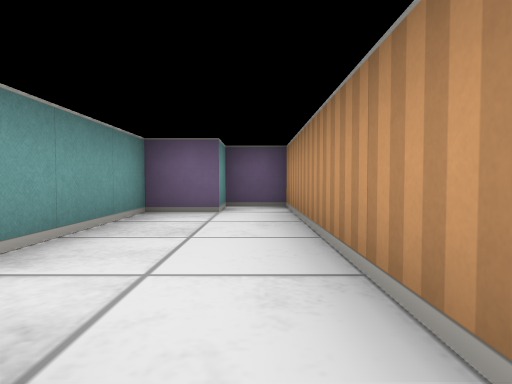
View 1 (above)

21 first-person views from a walk through a cub3D level. The camera is about half as high as the walls, tilts 2° down and sees 75° across. The floor is counted in squares. Each view is taken from the middle of a square. On the plan, view 1 faces up. The plan holds only what a view shows up to about 9 squares ahead; the rest is blank.

View 2
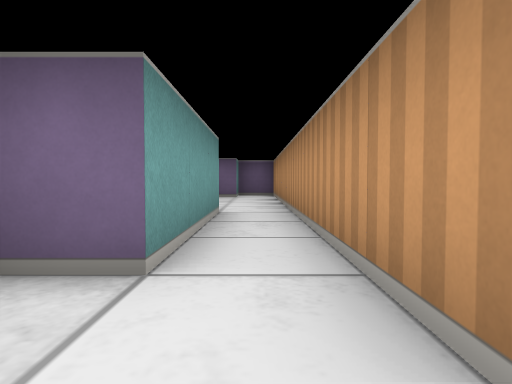

View 3
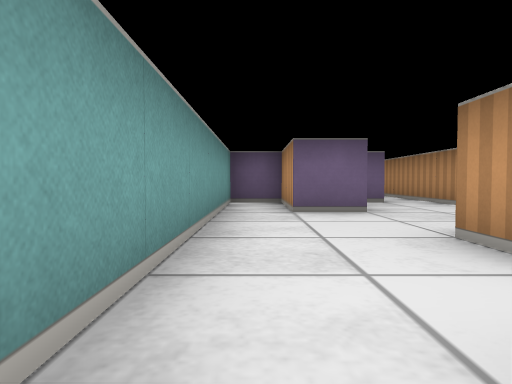

View 4
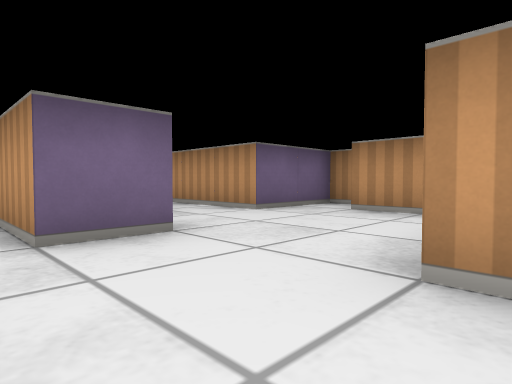

View 5
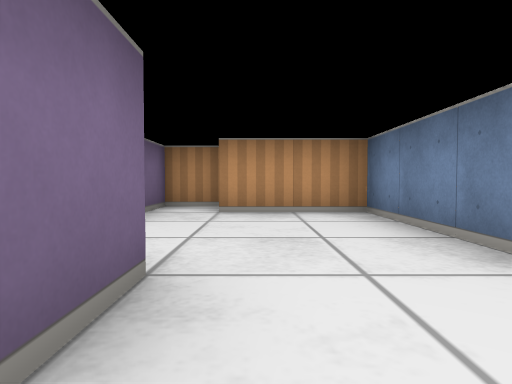

View 6
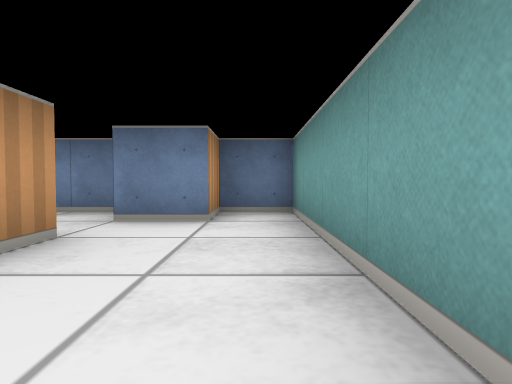

View 7
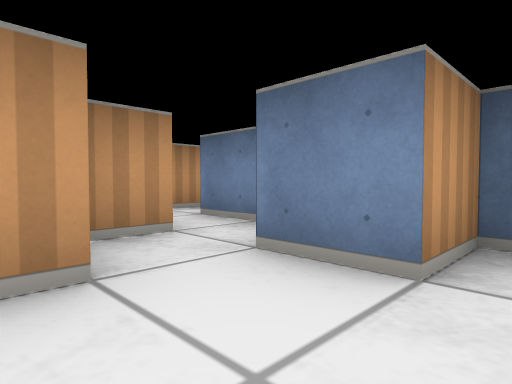

View 8
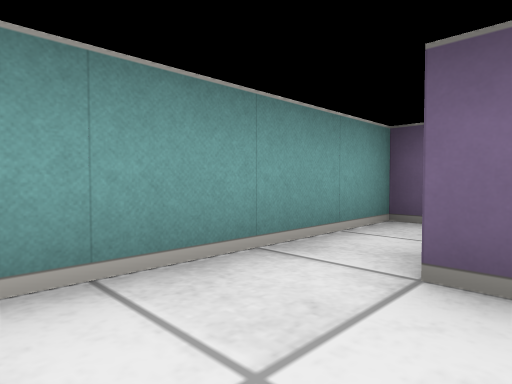

View 9
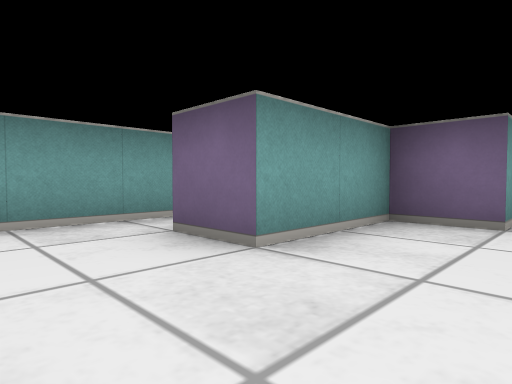

View 10
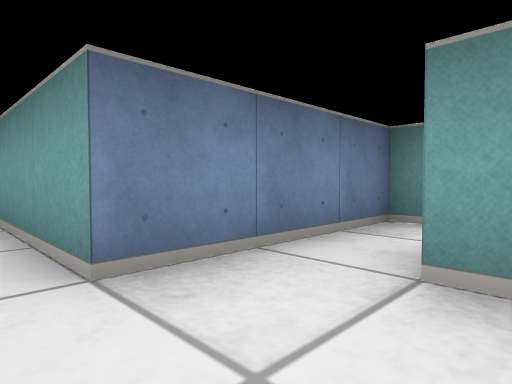

View 11
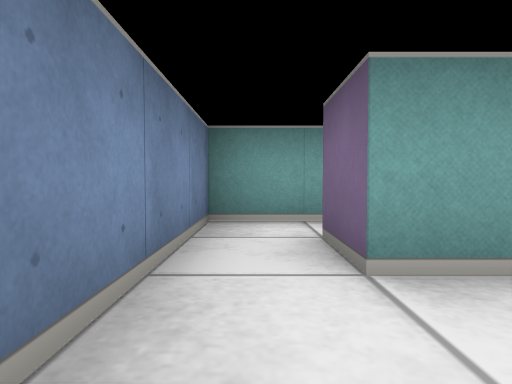

View 12
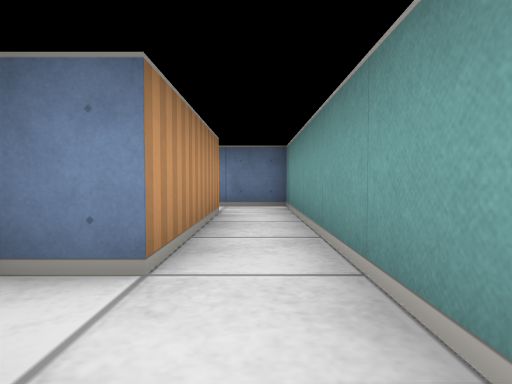

View 13
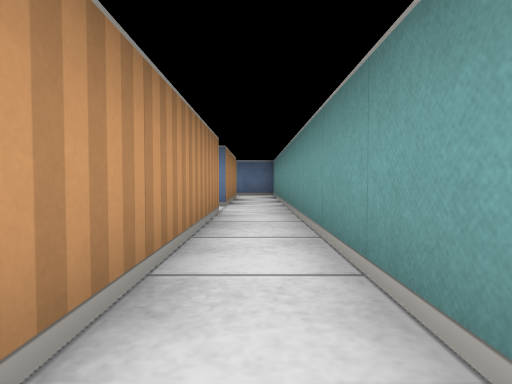

View 14
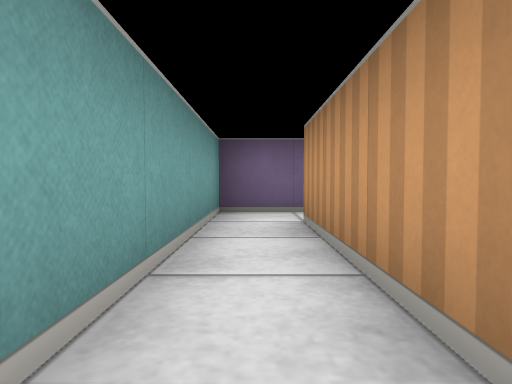

View 15
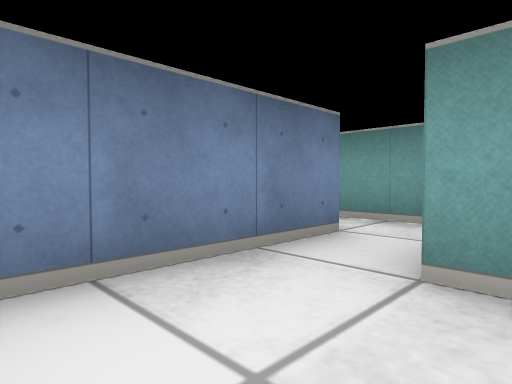

View 16
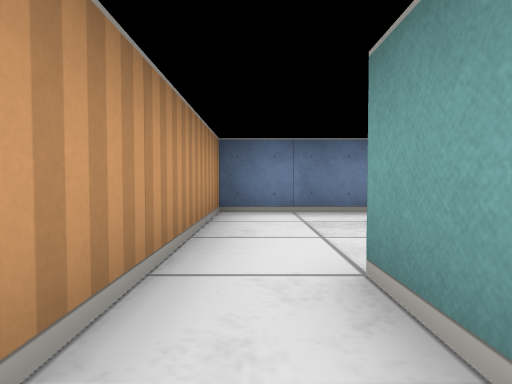

View 17
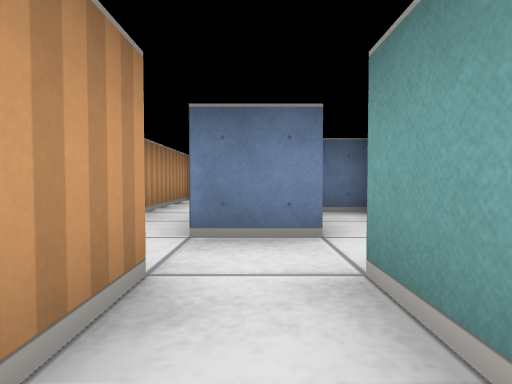

View 18
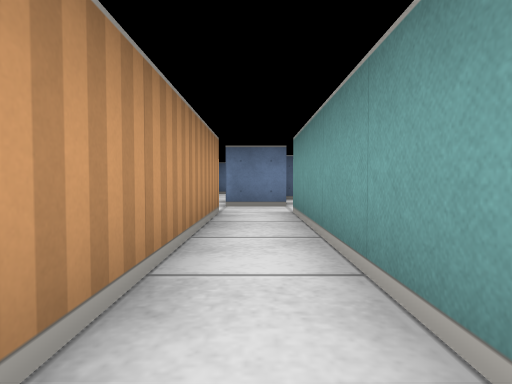

View 19
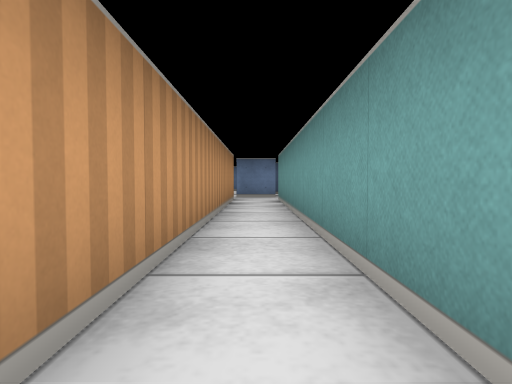

View 20
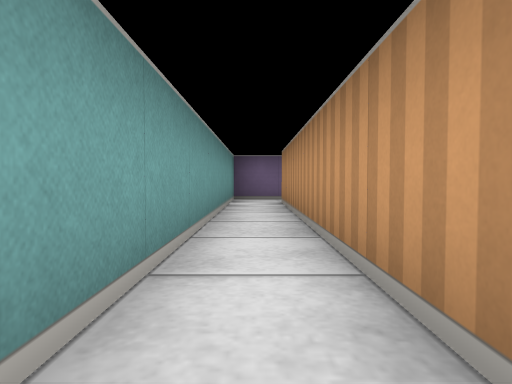

View 21
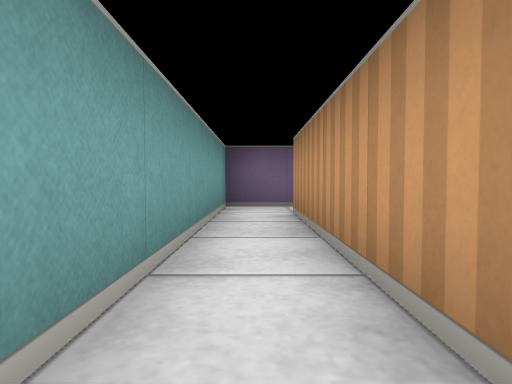

### Floor plan
Points are (right, up) in squares from view 1. A wall is a line through its corners. A room is listed if a view was taken in it or the views show most of it. See-through windows are left out.
Room 1 (views 1, 2, 3, 4, 5, 6, 7, 8, 9)
walls: (-1.1, -6.5) (1.5, -6.5) (1.5, -4.5); (-1.5, -7.6) (-1.5, -6.5); (2.5, -4.5) (2.5, -3.5) (0.5, -3.5) (0.5, 0.5); (-0.5, -8.6) (-0.5, -7.8); (-1.1, -9.5) (0.5, -9.5); (-0.5, 0.5) (-0.5, -2.5) (-1.5, -2.5) (-1.5, -4.5) (-2.5, -4.5) (-2.5, -2.5) (-3.5, -2.5) (-3.5, -9.5) (-2.5, -9.5) (-2.5, -8.5) (-1.5, -8.5)
ways out: opening at (0, 0) to room 2; opening at (1, -9)
Room 2 (views 10, 11)
walls: (0.5, 0.5) (0.5, 5.5) (-0.5, 5.5) (-0.5, 4.5) (-1.5, 4.5) (-1.5, 1.5); (-1.5, 0.5) (-0.5, 0.5)
ways out: opening at (0, 0) to room 1; opening at (-2, 1) to room 3
Room 3 (views 12, 14)
walls: (-2.5, 5.5) (-2.5, 9.5); (-1.5, 1.5) (-2.5, 1.5) (-2.5, 4.5) (-1.5, 4.5); (-3.5, 9.5) (-3.5, 0.5) (-1.5, 0.5)
ways out: opening at (-2, 1) to room 2; opening at (-3, 9) to room 4
Room 4 (views 13, 15, 16)
walls: (-2.2, 10.5) (-3.5, 10.5) (-3.5, 9.5); (-2.5, 9.5) (0.5, 9.5) (0.5, 13.4); (-0.5, 13.4) (-0.5, 12.5)
ways out: opening at (-3, 9) to room 3; opening at (0, 15)
Room 5 (views 17, 18, 19, 20, 21)
walls: (-1.5, 26.5) (-1.5, 15.5); (-0.5, 15.5) (-0.5, 26.5)
ways out: opening at (-1, 15); opening at (-1, 26)

Where each view was taken, in squares from view 1:
view 1: 0 up, 0 right, facing up
view 2: 4 down, 0 right, facing up
view 3: 9 down, 3 left, facing up
view 4: 7 down, 3 left, facing up-right
view 5: 5 down, 3 left, facing right
view 6: 5 down, 3 left, facing down
view 7: 7 down, 3 left, facing down-right
view 8: 6 down, 2 left, facing up-left
view 9: 6 down, 0 right, facing up-left
view 10: 2 up, 0 right, facing down-left
view 11: 1 up, 0 right, facing left
view 12: 6 up, 3 left, facing down
view 13: 10 up, 3 left, facing down
view 14: 6 up, 3 left, facing up
view 15: 11 up, 0 right, facing down-left
view 16: 14 up, 0 right, facing down
view 17: 17 up, 1 left, facing down
view 18: 20 up, 1 left, facing down
view 19: 23 up, 1 left, facing down
view 20: 20 up, 1 left, facing up
view 21: 22 up, 1 left, facing up
